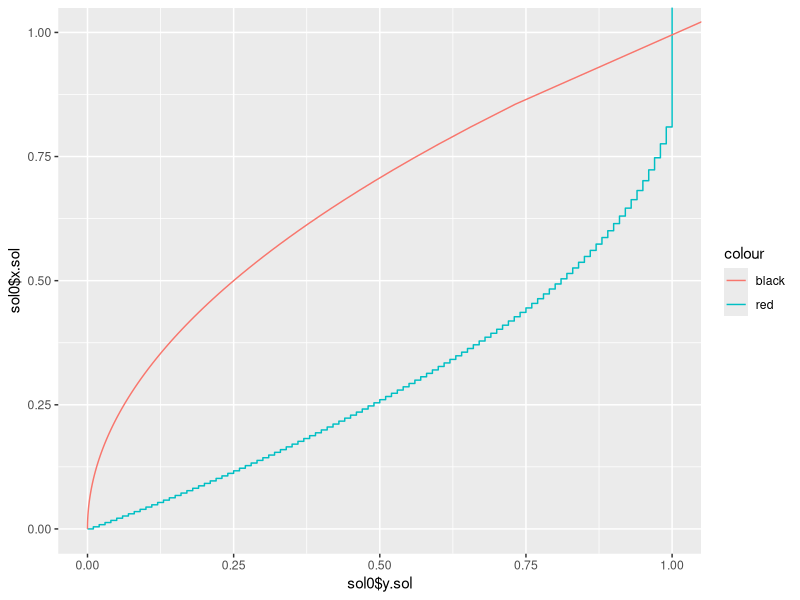
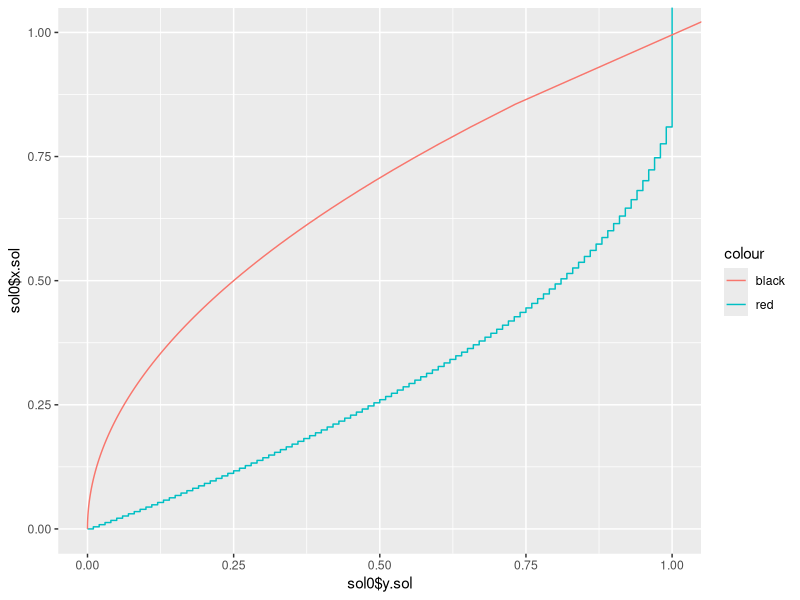

Reproduce these figures in R, in order.
require(ggplot2)

# PARAMETERS
g<-function(q) (1-q)^4

optmfun<-function(N) {

  # ACTION FUNCTION
  A<-function(x1,x2) {
    if (x1==x2) {
      x2
    } else {
      integrate(function(q)q*g(q),x1,x2)$value/integrate(g,x1,x2)$value
    }
  }
  X<-function(x1,x2) {
    if (x1==x2) {
      x1
    } else {
      uniroot(function(x3)x2-(A(x1,x2)+A(x2,x3))/2,c(x2,N+1))$root
    }
  }
  
  # NONLINEAR SHOOTING
  shooter<-function(x0,x1) {
    x<-rep(0,N+2)
    x[1]<-x0
    x[2]<-x1
    for (j in 1:N) {
      x[j+2]<-X(x[j],x[j+1])
    }
    return(x)
  }	
  
  # COMPUTE KNOTS
  x1.sol<-uniroot(function(x1)shooter(0,x1)[N+2]-1,c(0,1))
  print(N)
  print(x1.sol)
  sol<-data.frame(x.sol=shooter(0,x1.sol$root),y.sol=c(seq(0,1,1/N),1))
}

sol0<-optmfun(100)

# PLOT 
ggplot()+
  coord_cartesian(xlim=c(0,1),ylim=c(0,1))+
  geom_step(aes(x=sol0$y.sol,y=sol0$x.sol,colour="red"))+
  geom_line(aes(x=sol0$x.sol^2,y=sol0$x.sol,colour="black"))+
  labs(xlab("m_{k}"),ylab("q_{k}"))
  theme_bw()
ggsave("kozelplot.pdf",width=5,height=5)
